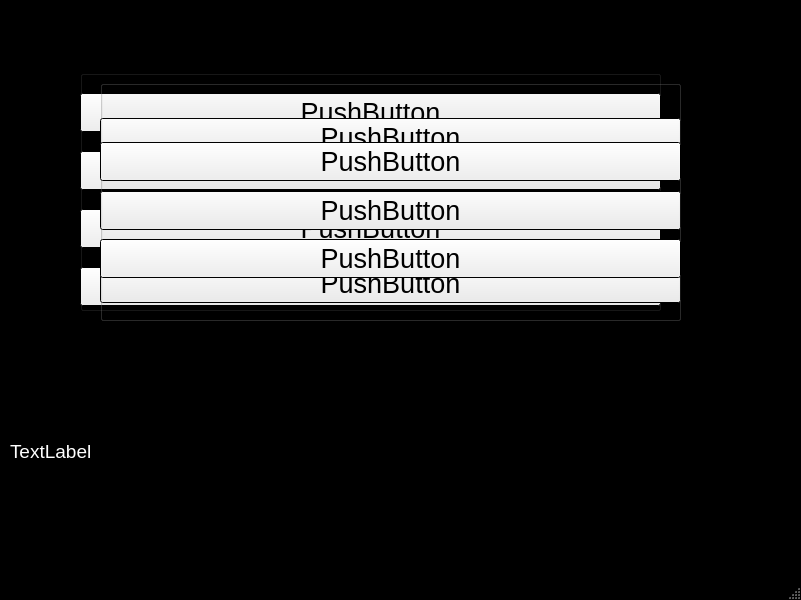
<?xml version="1.0" encoding="UTF-8"?>
<ui version="4.0">
 <class>MainWindow</class>
 <widget class="QMainWindow" name="MainWindow">
  <property name="geometry">
   <rect>
    <x>0</x>
    <y>0</y>
    <width>801</width>
    <height>600</height>
   </rect>
  </property>
  <property name="palette">
   <palette>
    <active>
     <colorrole role="Base">
      <brush brushstyle="SolidPattern">
       <color alpha="255">
        <red>0</red>
        <green>0</green>
        <blue>0</blue>
       </color>
      </brush>
     </colorrole>
     <colorrole role="Window">
      <brush brushstyle="SolidPattern">
       <color alpha="255">
        <red>0</red>
        <green>0</green>
        <blue>0</blue>
       </color>
      </brush>
     </colorrole>
    </active>
    <inactive>
     <colorrole role="Base">
      <brush brushstyle="SolidPattern">
       <color alpha="255">
        <red>0</red>
        <green>0</green>
        <blue>0</blue>
       </color>
      </brush>
     </colorrole>
     <colorrole role="Window">
      <brush brushstyle="SolidPattern">
       <color alpha="255">
        <red>0</red>
        <green>0</green>
        <blue>0</blue>
       </color>
      </brush>
     </colorrole>
    </inactive>
    <disabled>
     <colorrole role="Base">
      <brush brushstyle="SolidPattern">
       <color alpha="255">
        <red>0</red>
        <green>0</green>
        <blue>0</blue>
       </color>
      </brush>
     </colorrole>
     <colorrole role="Window">
      <brush brushstyle="SolidPattern">
       <color alpha="255">
        <red>0</red>
        <green>0</green>
        <blue>0</blue>
       </color>
      </brush>
     </colorrole>
    </disabled>
   </palette>
  </property>
  <property name="windowTitle">
   <string>MainWindow</string>
  </property>
  <widget class="QWidget" name="centralwidget">
   <widget class="QLabel" name="lbl_Text">
    <property name="geometry">
     <rect>
      <x>10</x>
      <y>440</y>
      <width>801</width>
      <height>121</height>
     </rect>
    </property>
    <property name="palette">
     <palette>
      <active>
       <colorrole role="WindowText">
        <brush brushstyle="SolidPattern">
         <color alpha="255">
          <red>255</red>
          <green>255</green>
          <blue>255</blue>
         </color>
        </brush>
       </colorrole>
      </active>
      <inactive>
       <colorrole role="WindowText">
        <brush brushstyle="SolidPattern">
         <color alpha="255">
          <red>255</red>
          <green>255</green>
          <blue>255</blue>
         </color>
        </brush>
       </colorrole>
      </inactive>
      <disabled>
       <colorrole role="WindowText">
        <brush brushstyle="SolidPattern">
         <color alpha="255">
          <red>120</red>
          <green>120</green>
          <blue>120</blue>
         </color>
        </brush>
       </colorrole>
      </disabled>
     </palette>
    </property>
    <property name="font">
     <font>
      <pointsize>14</pointsize>
     </font>
    </property>
    <property name="text">
     <string>TextLabel</string>
    </property>
    <property name="scaledContents">
     <bool>false</bool>
    </property>
    <property name="alignment">
     <set>Qt::AlignLeading|Qt::AlignLeft|Qt::AlignTop</set>
    </property>
   </widget>
   <widget class="QGroupBox" name="gB_four">
    <property name="geometry">
     <rect>
      <x>80</x>
      <y>70</y>
      <width>581</width>
      <height>241</height>
     </rect>
    </property>
    <property name="focusPolicy">
     <enum>Qt::NoFocus</enum>
    </property>
    <property name="autoFillBackground">
     <bool>false</bool>
    </property>
    <property name="title">
     <string/>
    </property>
    <widget class="QWidget" name="verticalLayoutWidget_3">
     <property name="geometry">
      <rect>
       <x>0</x>
       <y>10</y>
       <width>581</width>
       <height>241</height>
      </rect>
     </property>
     <layout class="QVBoxLayout" name="verticalLayout_3">
      <item>
       <widget class="QPushButton" name="btn_Four1">
        <property name="font">
         <font>
          <pointsize>20</pointsize>
         </font>
        </property>
        <property name="text">
         <string>PushButton</string>
        </property>
       </widget>
      </item>
      <item>
       <widget class="QPushButton" name="btn_Four2">
        <property name="font">
         <font>
          <pointsize>20</pointsize>
         </font>
        </property>
        <property name="text">
         <string>PushButton</string>
        </property>
       </widget>
      </item>
      <item>
       <widget class="QPushButton" name="btn_Four3">
        <property name="font">
         <font>
          <pointsize>20</pointsize>
         </font>
        </property>
        <property name="text">
         <string>PushButton</string>
        </property>
       </widget>
      </item>
      <item>
       <widget class="QPushButton" name="btn_Four4">
        <property name="font">
         <font>
          <pointsize>20</pointsize>
         </font>
        </property>
        <property name="text">
         <string>PushButton</string>
        </property>
       </widget>
      </item>
     </layout>
    </widget>
   </widget>
   <widget class="QGroupBox" name="gB_three">
    <property name="geometry">
     <rect>
      <x>100</x>
      <y>80</y>
      <width>581</width>
      <height>241</height>
     </rect>
    </property>
    <property name="title">
     <string/>
    </property>
    <widget class="QWidget" name="verticalLayoutWidget_2">
     <property name="geometry">
      <rect>
       <x>0</x>
       <y>10</y>
       <width>581</width>
       <height>241</height>
      </rect>
     </property>
     <layout class="QVBoxLayout" name="verticalLayout_2">
      <item>
       <widget class="QPushButton" name="btn_Three1">
        <property name="font">
         <font>
          <pointsize>20</pointsize>
         </font>
        </property>
        <property name="text">
         <string>PushButton</string>
        </property>
       </widget>
      </item>
      <item>
       <widget class="QPushButton" name="btn_Three2">
        <property name="font">
         <font>
          <pointsize>20</pointsize>
         </font>
        </property>
        <property name="text">
         <string>PushButton</string>
        </property>
       </widget>
      </item>
      <item>
       <widget class="QPushButton" name="btn_Three3">
        <property name="font">
         <font>
          <pointsize>20</pointsize>
         </font>
        </property>
        <property name="text">
         <string>PushButton</string>
        </property>
       </widget>
      </item>
     </layout>
    </widget>
   </widget>
   <widget class="QGroupBox" name="gB_two">
    <property name="geometry">
     <rect>
      <x>100</x>
      <y>80</y>
      <width>581</width>
      <height>241</height>
     </rect>
    </property>
    <property name="title">
     <string/>
    </property>
    <widget class="QWidget" name="verticalLayoutWidget">
     <property name="geometry">
      <rect>
       <x>0</x>
       <y>10</y>
       <width>581</width>
       <height>241</height>
      </rect>
     </property>
     <layout class="QVBoxLayout" name="verticalLayout">
      <item>
       <widget class="QPushButton" name="btn_Two1">
        <property name="font">
         <font>
          <pointsize>20</pointsize>
         </font>
        </property>
        <property name="text">
         <string>PushButton</string>
        </property>
       </widget>
      </item>
      <item>
       <widget class="QPushButton" name="btn_Two2">
        <property name="font">
         <font>
          <pointsize>20</pointsize>
         </font>
        </property>
        <property name="text">
         <string>PushButton</string>
        </property>
       </widget>
      </item>
     </layout>
    </widget>
   </widget>
   <widget class="QLabel" name="lbl_BackGround">
    <property name="geometry">
     <rect>
      <x>0</x>
      <y>0</y>
      <width>791</width>
      <height>441</height>
     </rect>
    </property>
    <property name="text">
     <string/>
    </property>
    <property name="scaledContents">
     <bool>true</bool>
    </property>
   </widget>
  </widget>
  <widget class="QMenuBar" name="menubar">
   <property name="geometry">
    <rect>
     <x>0</x>
     <y>0</y>
     <width>801</width>
     <height>21</height>
    </rect>
   </property>
  </widget>
  <widget class="QStatusBar" name="statusbar"/>
 </widget>
 <resources/>
 <connections/>
</ui>
